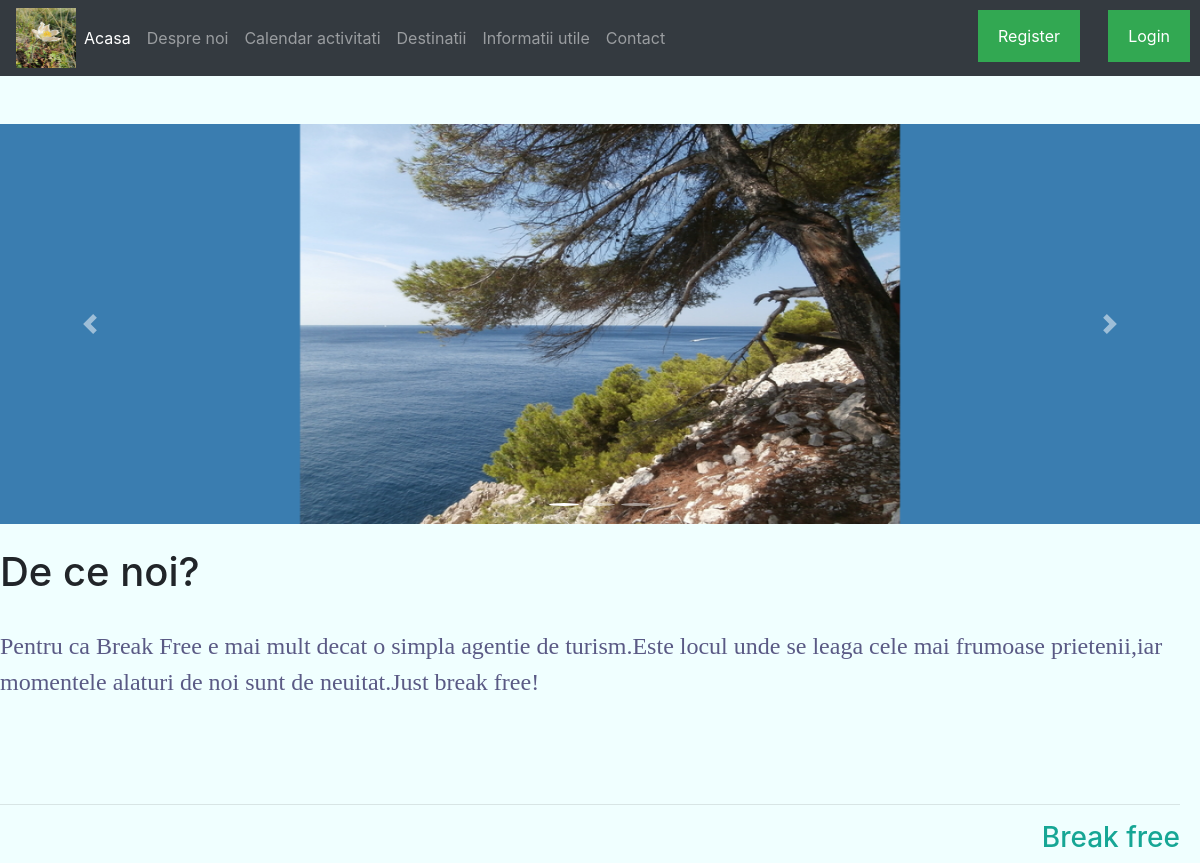
The page / on the database its author committed.
### tables this page shows
CREATE TABLE `imagini` (
  `Id` int(11) NOT NULL,
  `Imagine` text NOT NULL
);

CREATE TABLE `textintro` (
  `Titlu` text NOT NULL,
  `Descriere` text NOT NULL
);

### index.php (the view, shortened to what this page needs)
<!DOCTYPE html>
<html>
<head>
  <link rel="stylesheet" href="index.css"/>
  <link rel="stylesheet" href="https://stackpath.bootstrapcdn.com/bootstrap/4.4.1/css/bootstrap.min.css">
</head>
<body style="background-color:azure">
  <header>
  <nav class="navbar navbar-expand-lg navbar-dark bg-dark">
  <img src="images/poza3.jpg" alt="Bucegi floare-LOGO" width="60" height="60" />
  <div class="collapse navbar-collapse" id="navbarSupportedContent">
    <ul class="navbar-nav mr-auto">
      <li class="nav-item active">
        <a class="nav-link" href="#">Acasa<span class="sr-only">(current)</span></a>
      </li>
      <li class="nav-item">
        <a class="nav-link" href="aboutus.php">Despre noi</a>
      </li>
	  <li class="nav-item">
        <a class="nav-link" href="calendar.php">Calendar activitati</a>
      </li>
	  <li class="nav-item">
        <a class="nav-link" href="destinations.php">Destinatii</a>
      </li>
     <li class="nav-item">
        <a class="nav-link" href="announcements.php">Informatii utile</a>
      </li>
	  <li class="nav-item">
        <a class="nav-link" href="contact.php">Contact</a>
      </li>
	   <li class="nav-item" style="position:absolute;right:120px;top:2px">
	   <button class="button" onclick="location.href='userregistration.php';" style="width:auto;">Register</button>
	  </li>
	  <?php
	     if(!isset($_SESSION["username"])):?>
	  <li class="nav-item" style="position:absolute;right:10px;top:2px">
	   <button class="button" onclick="location.href='buttons.php';" style="width:auto;">Login</button>
	  </li>
	     <?php endif;?>
    </ul>
  </div>
</nav>
<br>
    </header>
	<br>
    <section>
	<div id="carouselExampleIndicators" class="carousel slide" data-ride="carousel" style="background-color:#3a7db0">
  <?php
$servername1 = "localhost";
$username1 = "root";
$password1 = "";
$dbname1 = "mywebsite";
$conn1 = new mysqli($servername1, $username1, $password1, $dbname1);
$sql2 = "SELECT * FROM imagini";
$result2 = $conn1->query($sql2);
	?>
	<ol class="carousel-indicators">
		<li data-target="#carouselExampleIndicators" data-slide-to="0" class="active"></li>
	<?php
	for ($i=1;$i<$result2->num_rows;$i++)
	{
		echo "<li data-target='#carouselExampleIndicators' data-slide-to='$i'></li>";
	}
	?>
	</ol>
	<div class="carousel-inner">
	<?php
	$row2 = $result2->fetch_assoc();
	echo "
		<div class='carousel-item active'>
	<div class='parent d-flex justify-content-center'>
      <img src=".$row2["Imagine"]." alt='poza' width='600' height='400'>
	  </div>
    </div>
	";
	?>
	</div>
  <a class="carousel-control-prev" href="#carouselExampleIndicators" role="button" data-slide="prev">
    <span class="carousel-control-prev-icon" aria-hidden="true"></span>
  </a>
  <a class="carousel-control-next" href="#carouselExampleIndicators" role="button" data-slide="next">
    <span class="carousel-control-next-icon" aria-hidden="true"></span>
  </a>
</div>
	<?php
$servername1 = "localhost";
$username1 = "root";
$password1 = "";
$dbname1 = "mywebsite";
$conn1 = new mysqli($servername1, $username1, $password1, $dbname1);
$sql2 = "SELECT * FROM textintro";
$result2 = $conn1->query($sql2);
	$row2 = $result2->fetch_assoc();
	echo "
		<br>
      <h1>".$row2["Titlu"]."</h1>
	  <br>
	<p class='text1' style='color:#5a5a85'>".$row2["Descriere"]."</p>
	";
?>
</section>
	<br>
	<br>
	<br>
    <footer class="the-footer">
       <hr>
	 <h3 style="color:#16a695">Break free</h3>
   </footer>
</body>
</html>

### index.css (style rules this page uses)
#carouselExampleIndicators { height: 100%; width: 100%; }
.carousel-indicators { margin-bottom: 8px; }
.carousel-indicators>li { width: 10px; height: 10px; border-radius: 100%; }
.carousel-inner { height: 100%; background-color: #3a7db0; }
.carousel-item { text-align: center; }
.parent { min-height: 200px; }
.carousel-item img { display: block; margin: auto; }
.the-footer { text-align:right; margin-right:20px; }
.text1 { font-size:1.5em; font-family:"WildWest" }
body { font-family: WildWest, Helvetica, sans-serif; }
.button { background-color: #32a852; color: white; padding: 14px 20px; margin: 8px 0; border: none; cursor: pointer; width: 100%; }

### rows shown on the page
imagini: Imagine (picture)
textintro: Titlu "De ce noi?", Descriere "Pentru ca Break Free e mai mult decat o simpla agentie de turism.Este locul unde se leaga cele mai frumoase prietenii,iar momentele alaturi de noi sunt de neuitat.Just break free!"
